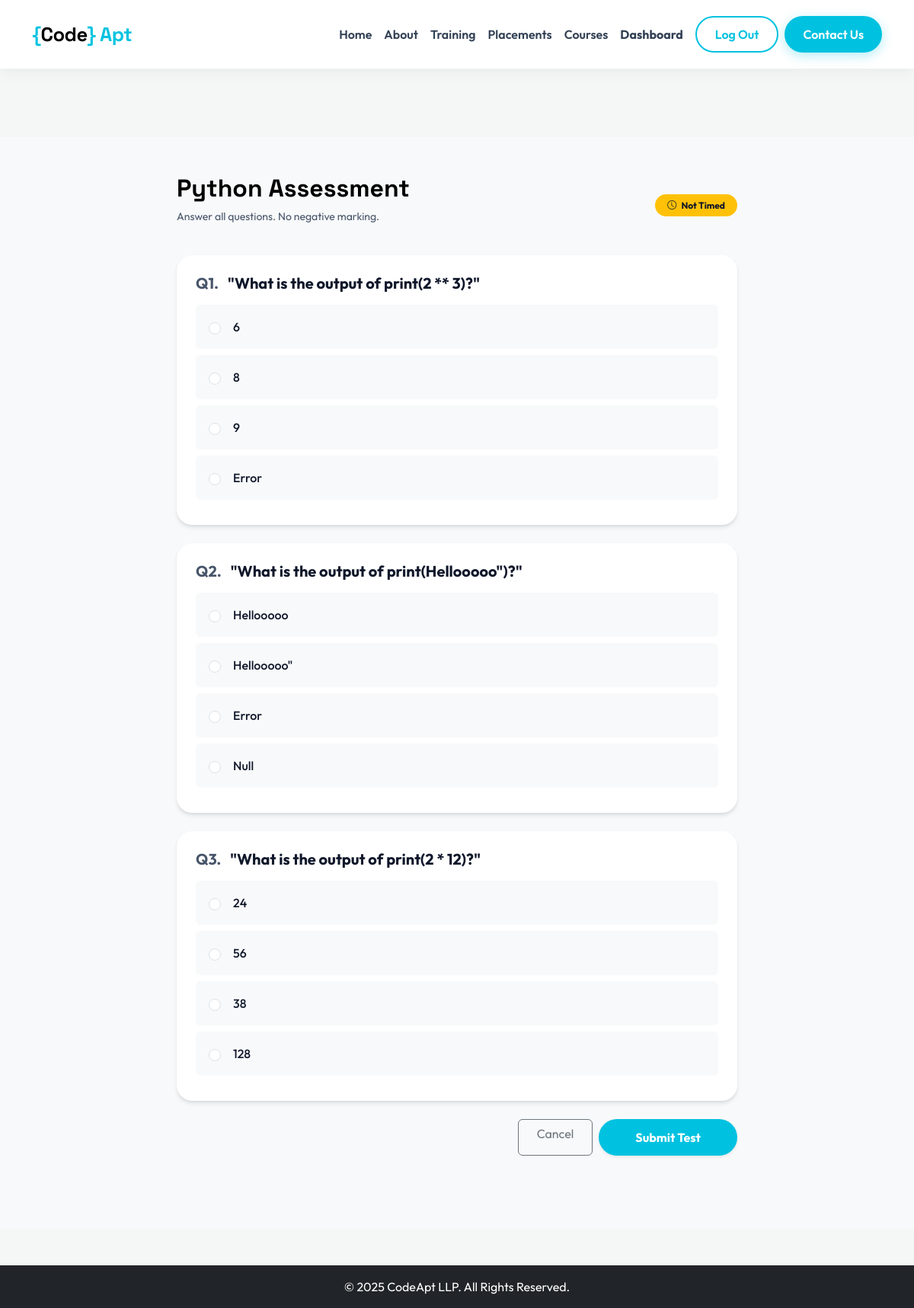
Screenshot of /quiz/python/ (signed in) with the database file from the repository.
### curriculum/models.py (models this page shows, shortened)
class Subject(models.Model):
    program = models.ForeignKey(Program, on_delete=models.CASCADE, related_name='subjects')
    name = models.CharField(max_length=100)
    slug = models.SlugField(unique=True, blank=True)
    image = models.ImageField(upload_to='subjects/', blank=True, null=True)
    description = models.TextField(blank=True, help_text="Short summary for the course card")
    price = models.DecimalField(max_digits=10, decimal_places=2, default=0.00)
    discount_price = models.DecimalField(max_digits=10, decimal_places=2, blank=True, null=True, help_text="If set, shows original price with strikethrough")
    is_popular = models.BooleanField(default=False) # To show a "Bestseller" badge

class Question(models.Model):
    subject = models.ForeignKey(Subject, on_delete=models.CASCADE, related_name='questions')
    text = models.TextField()

class Choice(models.Model):
    question = models.ForeignKey(Question, on_delete=models.CASCADE, related_name='choices')
    text = models.CharField(max_length=255)
    is_correct = models.BooleanField(default=False)

### core/views.py (the view, shortened to what this page needs)
# urls.py: path('quiz/<slug:slug>/', views.quiz_view, name='quiz'),
@login_required(login_url='login')
def quiz_view(request, slug):
    subject = get_object_or_404(Subject, slug=slug)
    questions = Question.objects.filter(subject=subject)
    context = {
        'subject': subject,
        'questions': questions
    }
    return render(request, 'core/quiz.html', context)

### templates/core/quiz.html (shortened to what this page needs)
{% extends 'base.html' %}
{% block content %}
<div class="bg-light min-vh-100 py-5">
    <div class="container">
        <div class="row justify-content-center">
            <div class="col-lg-8">
                <div class="d-flex justify-content-between align-items-center mb-4">
                    <div>
                        <h2 class="fw-bold brand-black">{{ subject.name }} Assessment</h2>
                        <p class="text-muted small">Answer all questions. No negative marking.</p>
                    </div>
                    <div class="text-end">
                        <span class="badge bg-warning text-dark px-3 py-2 rounded-pill">
                            <i class="bi bi-clock me-1"></i> Not Timed
                        </span>
                    </div>
                </div>
                <form method="post">
                    {% for q in questions %}
                    <div class="content-card p-4 mb-4" id="q{{ q.id }}">
                        <h5 class="fw-bold mb-3">
                            <span class="text-muted me-2">Q{{ forloop.counter }}.</span> {{ q.text }}
                        </h5>
                        <div class="list-group">
                            {% for choice in q.choices.all %}
                            <label class="list-group-item list-group-item-action border-0 mb-2 rounded p-3 d-flex align-items-center" style="background-color: #f8f9fa;">
                                <input class="form-check-input me-3" type="radio" name="{{ q.id }}" value="{{ choice.id }}">
                                <span class="fw-medium">{{ choice.text }}</span>
                            </label>
                            {% endfor %}
                        </div>
                    </div>
                    {% empty %}
                    <div class="alert alert-info">
                        No questions available for this subject yet.
                    </div>
                    {% endfor %}
                    {% if questions %}
                    <div class="d-flex justify-content-end mb-5">
                        <a href="{% url 'dashboard' %}" class="btn btn-outline-secondary me-2 px-4">Cancel</a>
                        <button type="submit" class="btn btn-primary px-5 fw-bold shadow-sm">Submit Test</button>
                    </div>
                    {% endif %}
                </form>
            </div>
        </div>
    </div>
</div>
{% endblock %}

### static/css/style.css (style rules this page uses)
:root { --brand-cyan: #00C2E0; --brand-black: #000000; --bg-body: #f4f7f6; --text-main: #0f172a; --text-muted: #475569; --card-shadow: 0 4px 6px -1px rgba(0, 0, 0, 0.1), 0 2px 4px -1px rgba(0, 0, 0, 0.06); --card-hover: 0 10px 15px -3px rgba(0, 194, 224, 0.1), 0 4px 6px -2px rgba(0, 194, 224, 0.05); }
body { font-family: 'Outfit', sans-serif; background-color: var(--bg-body); color: var(--text-main); overflow-x: hidden; padding-top: 160px; }
h1, h2, h3, h4, .navbar-brand { font-family: 'Space Grotesk', sans-serif; color: var(--brand-black); }
p, li, div { color: var(--text-main); }
span:not([class*="text-"]) { color: var(--text-main); }
.text-muted { color: var(--text-muted) !important; }
.text-white, .text-white-50, .badge { color: inherit !important; }
.brand-black { color: var(--brand-black) !important; }
.btn-primary { background-color: var(--brand-cyan); border: none; color: white !important; padding: 12px 30px; border-radius: 50px; font-weight: 600; box-shadow: 0 4px 15px rgba(0, 194, 224, 0.3); transition: all 0.3s; }
.feature-card, .content-card { background: white; border: 1px solid white; border-radius: 20px; padding: 2.5rem; transition: all 0.3s ease; box-shadow: var(--card-shadow); height: 100%; }

### templates/core/quiz.html (style rules this page uses)
.list-group-item { cursor: pointer; transition: 0.2s; border: 1px solid transparent !important; }

### rows the page displays
Subject: name "Python"
Question: text "\"What is the output of print(2 ** 3)?\""
Choice: text "6"
Choice: text "8"
Choice: text "9"
Choice: text "Error"
Question: text "\"What is the output of print(Hellooooo\")?\""
Choice: text "Hellooooo"
Choice: text "Hellooooo\""
Choice: text "Error"
Choice: text "Null"
Question: text "\"What is the output of print(2 * 12)?\""
Choice: text "24"
Choice: text "56"
Choice: text "38"
Choice: text "128"
